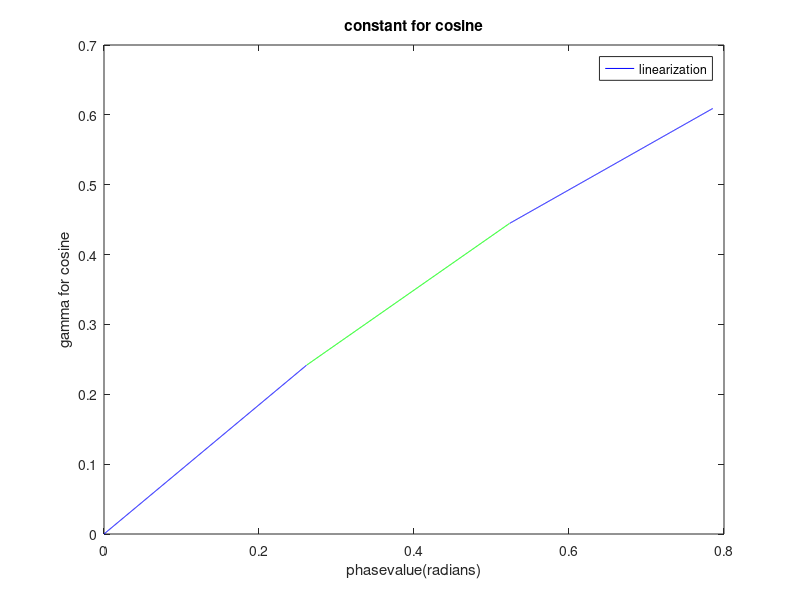
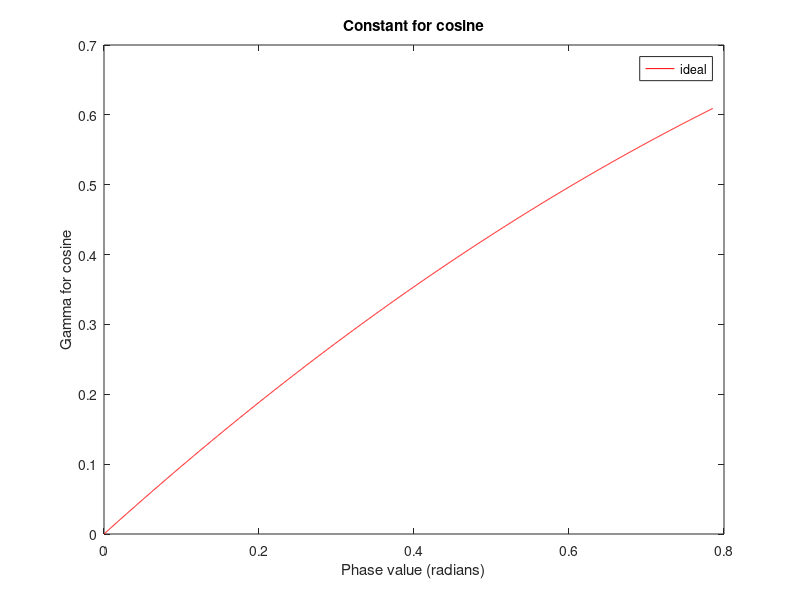
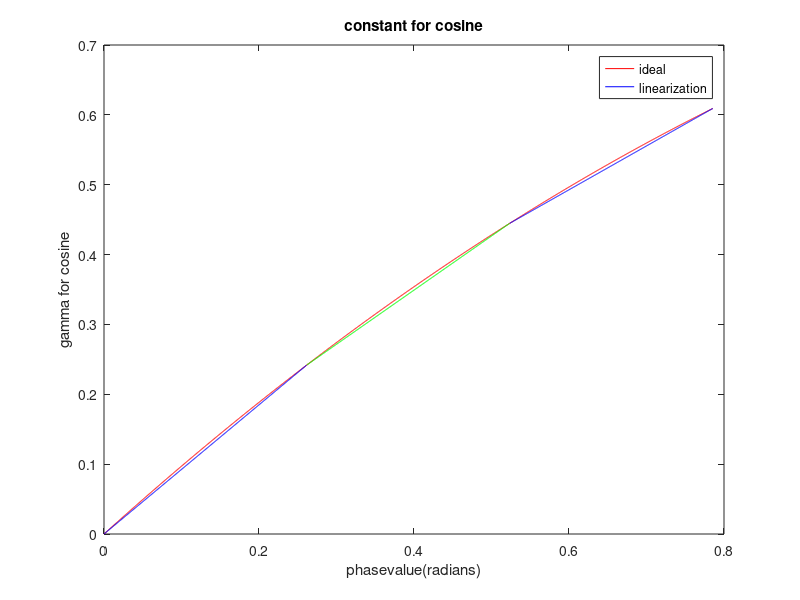
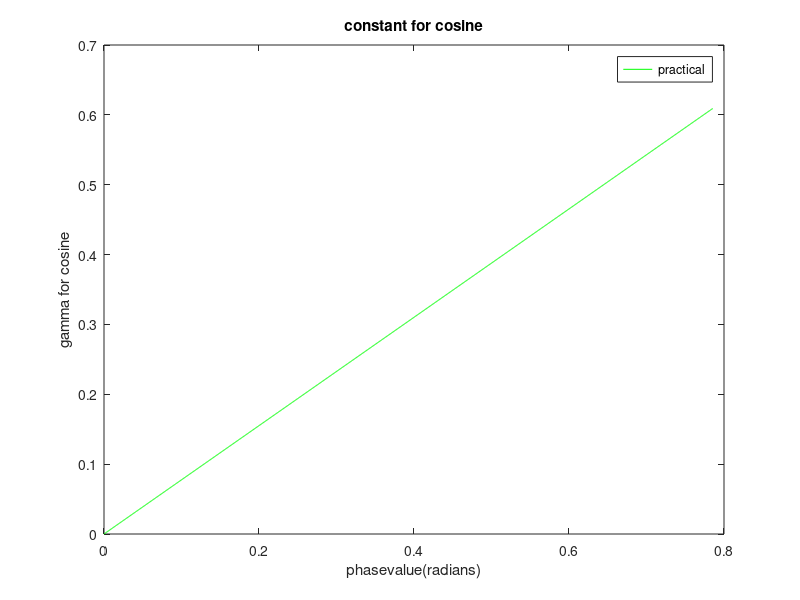

MATLAB code to generate these figures, in order:
clc;
clear all;
close all;

%  x=diff(u1,t);

% ui=sqrt(2*(t-sin(t))./t); 
% x=diff(ui,t);

% % for i=0:1608;
% %     for j=0:1608;
% %      u(i)=0:0.4465/1608:0.4465;
% %      t(j)=0.000001:4.8843e-004:0.7854;
% %      y=(u(i)-u(i-1))/(t(j)-t(j-1));
% %     end
% % end



% t=0.000001:4.8843e-004:0.7854;
%  x=0:0.4465/1608:0.4465;
% dx = x(2:end) - x(1:end-1);
% dt = t(2:end) - t(1:end-1);
% v = dx./dt
% plot(v,t);

%  v=diff(sqrt(2*(1-(sin(t)/t))));

% % for i=1:1:1608;
% %     dx(i)=x(i+1)-x(i);
% %     dt(i)=t(i+1)-t(i);
% % end
% % v=dx./dt;
% % v1=[v,0];
% % plot(t,v1);
% % ylabel('derivative');
% % xlabel('Phase value (radians)');



a=0:0.2416/535:0.2416;
% disp(r1);

m1=0:0.2613/535:0.2613;

for i=1:1:535;
    da(i)=a(i+1)-a(i);
    dm1(i)=m1(i+1)-m1(i);
end
v1=da./dm1;
%  v11=[0,v1];
% figure,plot(a,v11);
% figure,plot(m1,a);

b=0.2420:0.2025/535:0.4445;

m2=0.2618:0.2613/535:0.5231;

for i=1:1:535;
    db(i)=b(i+1)-b(i);
    dm2(i)=m2(i+1)-m2(i);
end
v2=db./dm2;
% v22=[0,v2];
% figure,plot(b,v22);

% figure,plot(m2,b);
c=0.4448:0.1643/536:0.6091;

m3=0.5236:0.2618/536:0.7854;
r=[a b c];

for i=1:1:535;
    dc(i)=c(i+1)-c(i);
    dm3(i)=m3(i+1)-m3(i);
end
v3=dc./dm3;
% v33=[0,v3];
% figure,plot(c,v33);

% figure,plot(m3,c);

 figure,plot(m1,a,'b',m2,b,'g',m3,c,'b');
legend('linearization');
xlabel('phasevalue(radians)');
ylabel('gamma for cosine');
title('constant for cosine');

t=0.000001:4.8843e-004:0.7854;
i=1;
for t1=0.000001:4.8843e-004:0.7854;
    p=[0.5 (-t1) (1-cos(t1))]; % coefficients of the quadratic equation
ri(i)=min(roots(p)); % choose minimum of two roots for each phase value
% ri refers to ideal gamma values for cosine 
i=i+1;
end

% r1 refers to fixed increment gamma values for cosine
% r1 corresponding to t=0.7854 is chosen ; r(0.7854)=0.6091
% r1 is incremented uniformly over the range 0-1608 with step size of 0.6091/1608
r1=0:0.6091/1608:0.6091; 

figure,plot(t,ri,'r');
% Plot for deviation in ideal and fixed increment gamma values for cosine 
legend('ideal');
ylabel('Gamma for cosine');
xlabel('Phase value (radians)');
title('Constant for cosine');



figure,plot(t,ri,'r',m1,a,'b',m2,b,'g',m3,c,'b');
legend('ideal','linearization');
xlabel('phasevalue(radians)');
ylabel('gamma for cosine');
title('constant for cosine');

figure,plot(t,r1,'g');
legend('practical');
xlabel('phasevalue(radians)');
ylabel('gamma for cosine');
title('constant for cosine');



u=0:0.4465/1608:0.4465;
sina=(t-((u.^2/2).*t)); %sine values are calculated 
% comparative plot for ideal and proposed sine(0 to pi/4)
figure,plot(t,sina,'b',t,sin(t),'black'); 
legend('proposed','ideal');
xlabel('Angle (radians)');
ylabel(' Amplitude ');
title('Comparison Plot for sine ( 0 : pi/4 )');


cosa=(1-(t.*r)+((r.*r)/2)); % cosine values are determined
% % comparative plot for ideal and proposed cosine(0 to pi/4)
figure,plot(t,cosa,'r');
legend('proposed','ideal');
xlabel('Angle (radians)');
ylabel(' Amplitude ');
title('plot for cosine');



out=[sina fliplr(cosa(1:1608)) cosa(2:1609) fliplr(sina(1:1608)) -sina(2:1609) -fliplr(cosa(1:1608)) -cosa(2:1609) -fliplr(sina(1:1608)) ];
l=0:(pi*2/12864):pi*2;
% comparative plot for ideal and proposed sin(0 to(2*pi))
figure,plot(l,out,'r',l,sin(l),'b');
legend('proposed','ideal');
xlabel('Angle (radians)');
ylabel(' Amplitude ');
title('Plot for sine ( 0 : (2*pi) )');


N=12864;  % number of values is 12864
fs=12864; 
f=fs*(0:(N-1)/2)/N; % freuency bin f=fs/N 
sp=abs(fft(out,N)); % Taking fft and considering absolute values
yfft=(sp)/max(sp);  % Normalise fft vaues with amplitude of fundamental bin
figure,plot(f,20*log(yfft(1:(N/2)))); % Plot of power spectrum in dB
axis([0,100,-500,0]); % Observe a specified range of spectrum
xlabel('Frequency bins (Hz)');
ylabel('Power (dB)');
title(' Spectrum for proposed sine computation');

                  ...To display sfdr value
%sfdr is range between fundamental and highest spur
sfdrv=sort(abs(20*log(yfft(1:N/2)))); % sort sfdr values in ascending order
sfdrv=sfdrv(2:end); % Discard fundamental bin's power value i.e. 0
sfdr=min(sfdrv); 
disp('sfdr (in dBc) is:');
disp(sfdr); % Display sfdr value




% s=0:0.6091/1608:0.6091; 
% cosay=(1-(t.*s)+((s.*s)/2)); % cosine values are determined
% % comparative plot for ideal and proposed cosine(0 to pi/4)
% figure,plot(t,cosa,'r',t,cosay,'b');
% legend('proposed','ideal');
% title('comparison plot for cosine');
